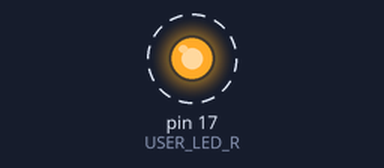
Simulated run of this sketch. Board: Arduino Uno, built with avr-gcc and run on an emulated ATmega328P. Parts: output pins drawn as LEDs (lit = HIGH). Dashed ring = blinking.

Above: at 0.5 s.
Timing chart, 0 to 4.6 s (numbered marks = the images above):
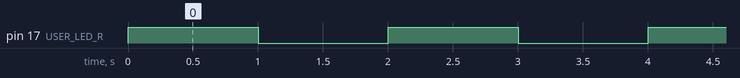

The sketch:

blink.ino.ino
```cpp
#define USER_LED_R 17 // defined the xiao pin to the chip pin
void setup() {
  pinMode(USER_LED_R, OUTPUT); // intialised the red pin as output , so the power will be provided
}
void loop() {
  digitalWrite(USER_LED_R, HIGH);  // turn the LED on (HIGH is the voltage level)
  delay(1000);                      // wait for a second
  digitalWrite(USER_LED_R, LOW);   // turn the LED off by making the voltage LOW
  delay(1000);                      // wait for a second
}
```

Measured:
- by itself, pin 17 (USER_LED_R): alternates HIGH for 1.0 s and LOW for 1.0 s
